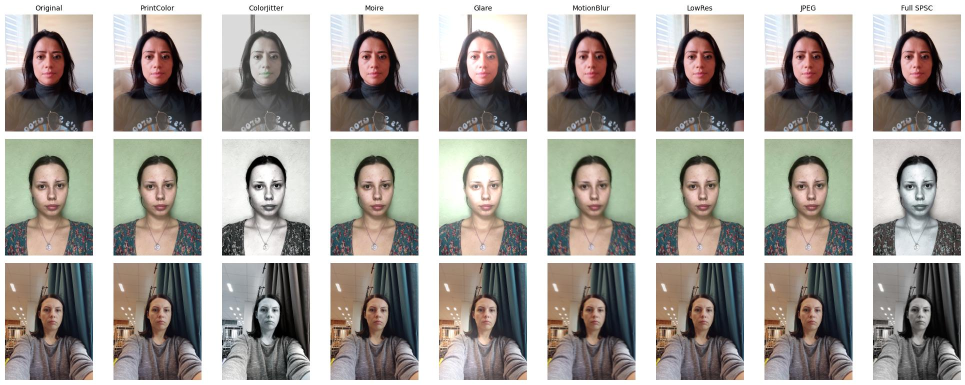
#> input picture test/spsc_visualization.jpg, 1930 x 770 px, given as the content of the folder ers/user/Documents/GitHub/Anti-Spoofing-/data/processed/live, which was not available (shown at 1/2 size)
$ python spsc_viz.py
#> lines starting #> are read from the running program, lines starting #| are printed output that depends on the picture; pictures that were not available may be replaced by others from this repository, and a replacement may not be noted
### src/augmentation/spsc_augmentation.py
"""
SPSC - Simulated Physical Spoofing Clues (Enhanced)
====================================================
Reimplemented and extended from:
  He et al., CVPR 2024, "Joint Physical-Digital Facial Attack Detection
  Via Simulating Spoofing Clues"

The paper's SPSC bundles two effects (ColorJitter + moire). This version
keeps that core but decomposes physical spoofing into SEVERAL distinct,
individually-controllable artifacts, each mapped to a real-world phenomenon.
Inspired by the granularity of RizhaoCai/FAS-Aug, but implemented with NO
external assets (no ICC profiles, no texture image files) so it stays
dependency-free.

Artifacts and what they physically simulate
-------------------------------------------
  print_color_shift  : printer CMYK gamut compression (PRINT attack)
  color_jitter       : brightness/contrast/saturation/hue drift (PRINT)
  moire              : screen<->sensor grid interference fringes (REPLAY)
  glare              : specular highlight off glossy paper / screen (BOTH)
  motion_blur        : hand-held camera shake when re-capturing (BOTH)
  low_resolution     : detail loss from re-capturing an image (BOTH)
  jpeg_artifacts     : compression blocking from re-encoding (BOTH)

The `change_label` idea (from FAS-Aug)
--------------------------------------
Some artifacts ONLY appear in spoofs (moire, glare, print color shift) ->
applying them to a live image conceptually turns it into a spoof. Others
(motion blur, low-res, jpeg) can appear in live captures too -> they do
NOT change the label. We expose this via `return_label_change=True` so the
Dataset can optionally flip a live label to spoof when a spoof-defining
artifact was applied.

Usage
-----
    from augmentation.spsc import SPSC

    spsc = SPSC(p=0.5)              # transform for PIL images
    aug_img = spsc(pil_img)

    # If you want label-flipping behaviour:
    spsc = SPSC(p=0.5, return_label_change=True)
    aug_img, became_spoof = spsc(pil_img)
"""

from __future__ import annotations

import io
import random
from dataclasses import dataclass

import cv2
import numpy as np
from PIL import Image, ImageEnhance

# ----------------------------------------------------------------------
# Individual artifact functions. Each takes a PIL.Image (RGB) + a single
# `strength` float in [0, 1] and returns a PIL.Image (RGB). A uniform
# signature makes them trivial to compose and to visualize.
# ----------------------------------------------------------------------

def print_color_shift(img: Image.Image, strength: float):
    """
    Simulate the color distortion of a printed photo.

    A real printer maps screen RGB into the smaller CMYK ink gamut, which
    compresses saturated colors and shifts hues. We approximate this by
    round-tripping RGB -> CMYK -> RGB (PIL's built-in, profile-free
    conversion) and blending the result back in proportion to `strength`.
    No ICC profile files required.
    """
    cmyk = img.convert("CMYK").convert("RGB")
    return Image.blend(img, cmyk, alpha=0.3 + 0.7 * strength)


def color_jitter(img: Image.Image, strength: float) -> Image.Image:
    """
    Random brightness / contrast / saturation / hue drift.

    Implemented with PIL ImageEnhance so magnitude scales cleanly with
    `strength` and there is no torch dependency here.
    """

    s = strength
    b = 1.0 + random.uniform(-0.5, 0.5) * s
    c = 1.0 + random.uniform(-0.5, 0.5) * s
    sat = random.uniform(-0.5, 0.5) * s

    img = ImageEnhance.Brightness(img).enhance(b)
    img = ImageEnhance.Contrast(img).enhance(c)
    img = ImageEnhance.Color(img).enhance(sat)

    # crude hue drift: roll the hue channel in HSV space
    hsv = np.array(img.convert("HSV")).astype(np.int16)
    hue_shift = int(random.uniform(-15, 15) * s)
    hsv[..., 0] = (hsv[..., 0] + hue_shift) % 180
    img = Image.fromarray(hsv.astype(np.uint8), mode="HSV").convert("RGB")
    return img


def moire(img: Image.Image, strength: float)->Image.Image:
    """
    Additive moire interference fringes (REPLAY attack signature).

    IMPORTANT: this is an ADDITIVE LUMINANCE OVERLAY, not a pixel warp.
    Real moire arises from beating between the display pixel grid and the
    camera sensor grid, showing up as faint periodic light/dark bands. We
    build a 2D sinusoid at a random orientation and frequency and blend it
    onto the image, which looks far more like a real replay than a warp.
    """
    arr = np.asarray(img).astype(np.float32)
    h, w = arr.shape[:2]

    angle = random.uniform(0, np.pi)
    freq = random.uniform(0.10, 0.35)
    yy, xx = np.mgrid[0:h, 0:w].astype(np.float32)
    proj = xx * np.cos(angle) + yy * np.sin(angle)
    fringe = np.sin(2 * np.pi * freq * proj) # in [-1, 1]

    amp = 30.0 * strength # keep subtle; face intact
    overlay = fringe[..., None] * amp
    out = np.clip(arr + overlay, 0, 255).astype(np.uint8)
    return Image.fromarray(out)


def glare(img: Image.Image, strenght: float)-> Image.Image:
    """
    Specular highlight / reflection off glossy paper or a screen.
    A soft radial bright spot at a random location, blended additively.
    """
    arr = np.asarray(img).astype(np.float32)
    h, w = arr.shape[:2]

    cx = random.uniform(0.2, 0.8) * w
    cy = random.uniform(0.2, 0.8) * h
    radius = random.uniform(0.2, 0.45) * min(h, w)

    yy, xx = np.mgrid[0:h, 0:w].astype(np.float32)
    dist2 = (xx - cx) ** 2 + (yy - cy) ** 2
    mask = np.exp(-dist2 / (2 * radius ** 2)) # Gaussian fallof [0, 1]

    boost = 120.0 * strenght
    out = np.clip(arr + mask[..., None] * boost, 0, 255).astype(np.uint8)
    return Image.fromarray(out)


# Takes PIL image and a strength (Control how severe the blur is)
def motion_blur(img: Image.Image, strength: float)->Image.Image:
    """
    Directional blur from hand-shake while re-capturing (hand trembling).
    Kernel size grows with strength; direction is random.
    """
    arr = np.asarray(img)
    ksize = max(3, int(2 + 18 * strength))
    if ksize % 2 == 0:
        ksize += 1

    kernel = np.zeros((ksize, ksize), dtype=np.float32)
    direction = random.choice(["H", "V", "D", "U"])
    mid = ksize // 2
    if direction == "H": # Horizontal line through center row
        kernel[mid, :] = 1.0
    elif direction == "V": # Vertical line through center column
        kernel[:, mid] = 1.0
    elif direction == "D": # top - left -> bottom - right
        np.fill_diagonal(kernel, 1.0)
    else: # top - right -> bottom - left
        np.fill_diagonal(np.fliplr(kernel), 1.0)
    kernel /= kernel.sum()

    out = cv2.filter2D(arr, -1, kernel)
    return Image.fromarray(out)


def low_resolution(img: Image.Image, strength: float)->Image.Image:
    """
    Detail loss from re-capturing an already-displayed/printed image.
    Downscale then upscale back; harsher downscale at higher strength.
    """
    w, h = img.size
    factor = 1.0 - 0.8 * strength
    sw, sh = max(8, int(w * factor)), max(8, int(h * factor))

    small = img.resize((sw, sh), Image.BILINEAR)
    return small.resize((w, h), Image.NEAREST)


def jpeg_artifacts(img: Image.Image, strength: float)->Image.Image:
    """
    Blocky JPEG compression artifacts from re-encoding a recaptured image.
    Lower quality at higher strength.
    """
    quality = int(90 -80 * strength)
    quality = max(5, min(95, quality))
    buf = io.BytesIO()
    img.save(buf, format="JPEG", quality=quality)
    buf.seek(0)
    return Image.open(buf).convert("RGB")


# ----------------------------------------------------------------------
# Registry: (function, prob, strength range, defines_spoof?)
# defines_spoof == True -> artifact only occurs in real attacks, so
# applying it to a live image flips the label.
# ----------------------------------------------------------------------


@dataclass
class _Artifact:
    fn: callable
    p: float
    smin: float
    smax: float
    defines_spoof: bool


DEFAULT_ARTIFACTS = {
    "print_color_shift": _Artifact(print_color_shift, 0.4, 0.3, 0.9, True),
    "color_jitter":      _Artifact(color_jitter,      0.5, 0.3, 1.0, False),
    "moire":             _Artifact(moire,             0.4, 0.3, 0.8, True),
    "glare":             _Artifact(glare,             0.3, 0.3, 0.8, True),
    "motion_blur":       _Artifact(motion_blur,       0.3, 0.2, 0.7, False),
    "low_resolution":    _Artifact(low_resolution,    0.3, 0.2, 0.7, False),
    "jpeg_artifacts":    _Artifact(jpeg_artifacts,    0.3, 0.3, 0.9, False),
}


class SPSC:
    """
    Simulated Physical Spoofing Clues augmentation.

    On each call it walks the artifact registry and applies each artifact
    independently with its own probability (gated by the global `p`),
    composing several physical effects into one augmented image.

    Args
    ----
    p : float
        Global multiplier on every artifact's individual probability.
        p=0 disables all augmentation; p=1 uses each artifact's own prob.
    artifacts : dict | None
        Override the default registry (e.g. print-only or replay-only).
    return_label_change : bool
        If True, __call__ returns (img, became_spoof).
    seed : int | None
        Optional seed for reproducible visualization.
    """

    def __init__(
        self,
        p: float = 0.5,
        artifact: dict | None = None,
        return_label_change: bool = False,
        seed: int | None = None
    ):
        self.p = float(p)
        self.artifact = artifact if artifact is not None else DEFAULT_ARTIFACTS
        self.return_label_change = return_label_change
        if seed is not None:
            random.seed(seed)
            np.random.seed(seed)


    def __call__(self, img: Image.Image):
        if img.mode != "RGB":
            img = img.convert("RGB")

        become_spoof = False
        for name, art in self.artifact.items():
            if random.random() < self.p * art.p :
                strength = random.uniform(art.smin, art.smax)
                img = art.fn(img, strength)
                if art.defines_spoof:
                    become_spoof = True

        if self.return_label_change:
            return img, become_spoof
        return img


    def __repr__(self):
        names = ", ".join(self.artifact.keys())
        return f"SPSC(p={self.p}, artifacts=[{names}])"

# Convenience presets ---------------------------------------------------

# [12 lines left out: functions print_only_spsc, replay_only_spsc, not called in this run]


# Quick self-test -------------------------------------------------------

# [18 lines that do not run on import are left out]

### test/spsc_viz.py
"""
SPSC Augmentation Visualizer (Enhanced)
Shows each physical artifact INDIVIDUALLY plus the full composed SPSC,
so you can see and tune what every effect does to your real face crops.

Usage:
  python augmentation/visualize_spsc.py
  python augmentation/visualize_spsc.py path/to/an/image.jpg

Output: spsc_visualization.jpg
  Rows    = source images
  Columns = original + each artifact at fixed strength + full SPSC
"""

from pathlib import Path

import matplotlib.pyplot as plt
import sys
from PIL import Image

from pathlib import Path
sys.path.insert(0, str(Path(__file__).parent))

from spsc_augmentation import (
    print_color_shift, color_jitter, moire, glare,
    motion_blur, low_resolution, jpeg_artifacts, SPSC,
)

# ── CONFIG ──────────────────────────────────────────────
SAMPLE_DIR = r"C:\Users\user\Documents\GitHub\Anti-Spoofing-\data\processed\live"
N_SAMPLES  = 3
OUT_PATH   = "spsc_visualization.jpg"
FIXED_STRENGTH = 0.7    # strength used for the per-artifact columns
# ────────────────────────────────────────────────────────

# (column label, function or None for original / "spsc" for full pipeline)
COLUMNS = [
    ("Original",      None),
    ("PrintColor",    print_color_shift),
    ("ColorJitter",   color_jitter),
    ("Moire",         moire),
    ("Glare",         glare),
    ("MotionBlur",    motion_blur),
    ("LowRes",        low_resolution),
    ("JPEG",          jpeg_artifacts),
    ("Full SPSC",     "spsc"),
]


def main():
    paths = sorted(Path(SAMPLE_DIR).glob("*.jpg"))[:N_SAMPLES]
    if not paths:
        print(f"No images in {SAMPLE_DIR} - update SAMPLE_DIR")
        return

    full_spsc = SPSC(p=1.0)
    ncols = len(COLUMNS)
    fig, axes = plt.subplots(len(paths), ncols,
                             figsize=(2.2 * ncols, 2.6 * len(paths)))
    if len(paths) == 1:
        axes = axes.reshape(1, -1)

    for r, p in enumerate(paths):
        base = Image.open(p).convert("RGB")
#> base is the input picture: PIL image 1930x770 RGB; mean R, G, B 167.4, 162.9, 157.6
        for c, (label, fn) in enumerate(COLUMNS):
            if fn is None:
                out = base
            elif fn == "spsc":
                out = full_spsc(base)
            else:
                out = fn(base, FIXED_STRENGTH)
            axes[r, c].imshow(out)
            axes[r, c].axis("off")
            if r == 0:
                axes[r, c].set_title(label, fontsize=10)
#> this loop made 9 passes
#> pass 3, in color_jitter, `img = ImageEnhance.Brightness(img).enhance(b)`:
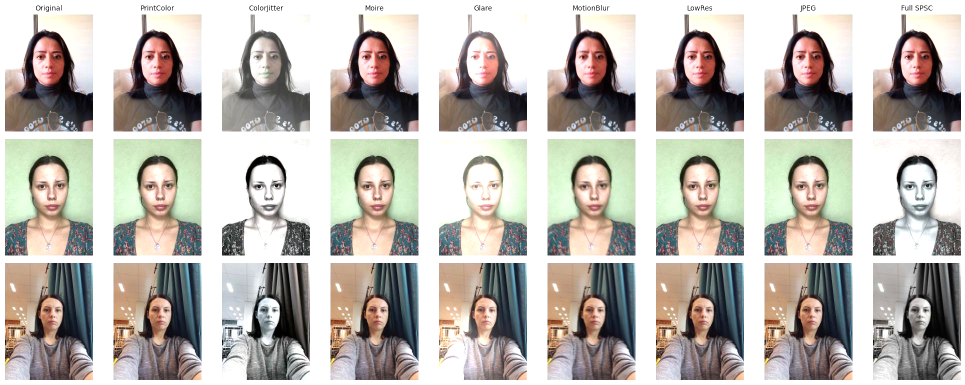
#> img: PIL image 1930x770 RGB (shown at 1/2 size); mean R, G, B 188, 183.3, 177.4
#> pass 3, in color_jitter, `img = ImageEnhance.Contrast(img).enhance(c)`:
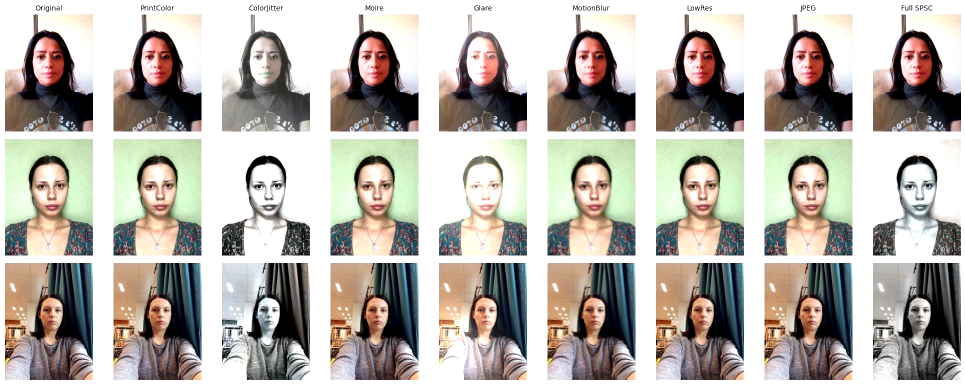
#> img: PIL image 1930x770 RGB (shown at 1/2 size); mean R, G, B 183.9, 178.9, 172.1
#> pass 3, in color_jitter, `img = ImageEnhance.Color(img).enhance(sat)`:
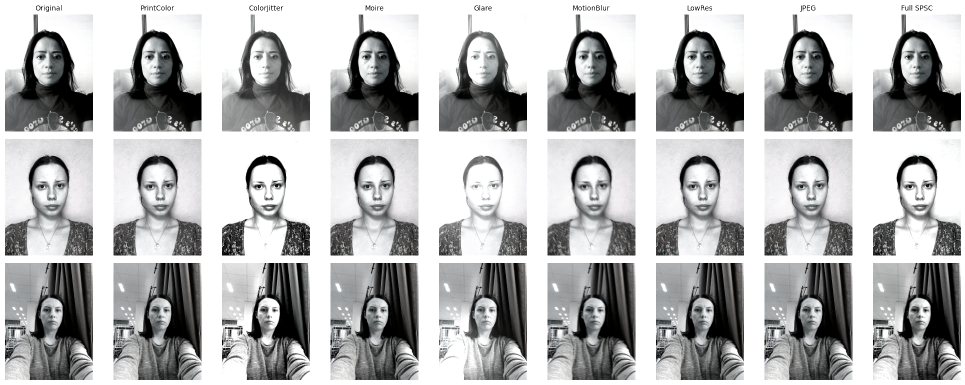
#> img: PIL image 1930x770 RGB (shown at 1/2 size); mean R, G, B 179.1, 179.5, 179.8
#> pass 3, in color_jitter, `hsv = np.array(img.convert("HSV")).astype(np.int16)`:
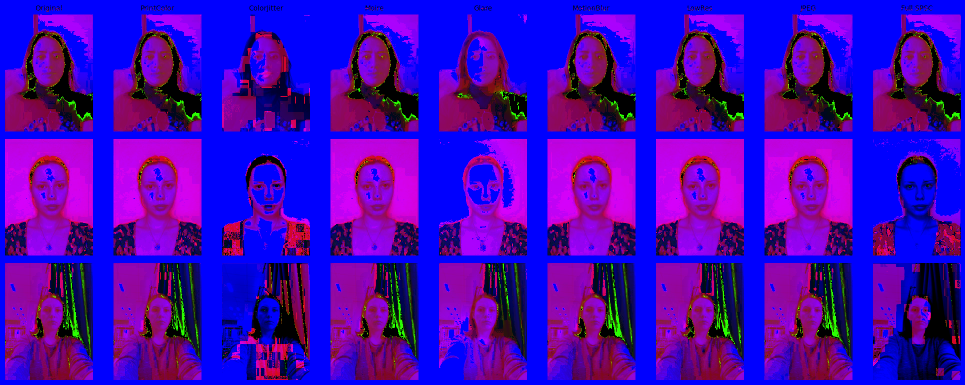
#> hsv: shape (770, 1930, 3) int16 (shown at 1/2 size); mean R, G, B 68.5, 5.6, 180

    plt.tight_layout()
    plt.savefig(OUT_PATH, dpi=100, bbox_inches="tight")
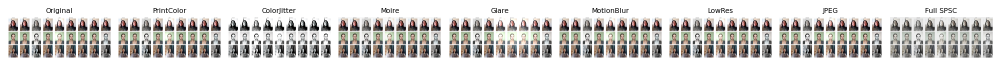
#> figure drawn by matplotlib, 9 panels
    print(f"Saved -> {OUT_PATH}")


if __name__ == "__main__":
    main()
